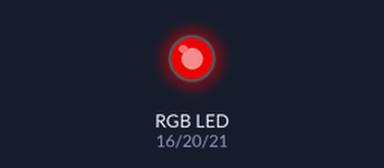
Bench run of a program on a simulated Raspberry Pi (BCM pin numbers). Shown: an RGB LED mixed from three pins (HIGH = lit). Dim RGB values are drawn brighter than linear. At 15.0 s the program stops and its outputs stay as they are.

Above: at 0.1 s.
At 5.1 s:
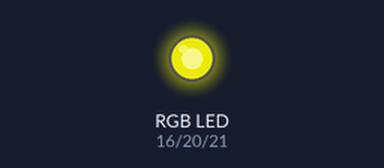
At 10.1 s:
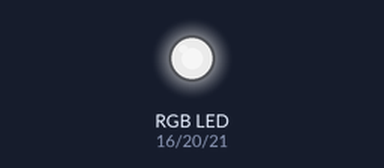
At 15.1 s:
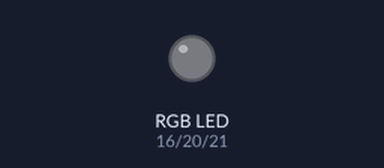
Timing chart, 0 to 16.5 s (numbered marks = the images above):
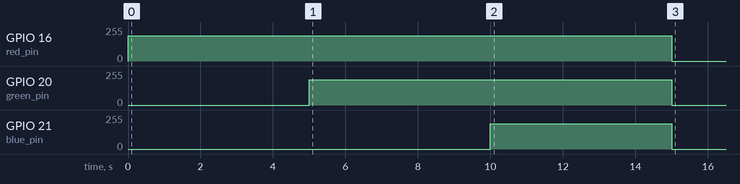

Measured:
- by itself, GPIO 16 (red_pin): 0/255 → 191/255 at 0.00 s, → 0/255 15.0 s later
- by itself, GPIO 20 (green_pin): 0/255 → 191/255 at 5.0 s, → 0/255 10.0 s later
- by itself, GPIO 21 (blue_pin): 0/255 → 191/255 at 10.0 s, → 0/255 5.0 s later

The program:

RGB_LED.py
```python
import RPi.GPIO as GPIO
import time

#Set Raspberry Pi to BCM Mode
GPIO.setmode(GPIO.BCM)

#Define the pin numbers for each LED and add to a list
red_pin = 16
blue_pin = 21
green_pin = 20
chan_list = [red_pin, blue_pin, green_pin]

#Setup pins defined above
GPIO.setup(chan_list, GPIO.OUT)

#Set a PWM for each pin so that we can control the brightness
RED_LED = GPIO.PWM(red_pin, 100)
BLUE_LED = GPIO.PWM(blue_pin, 100)
GREEN_LED = GPIO.PWM(green_pin, 100)

RED_LED.start(75)
time.sleep(5)

GREEN_LED.start(75)
time.sleep(5)

BLUE_LED.start(75)
time.sleep(5)

RED_LED.stop()
GREEN_LED.stop()
BLUE_LED.stop()

GPIO.cleanup()
```
